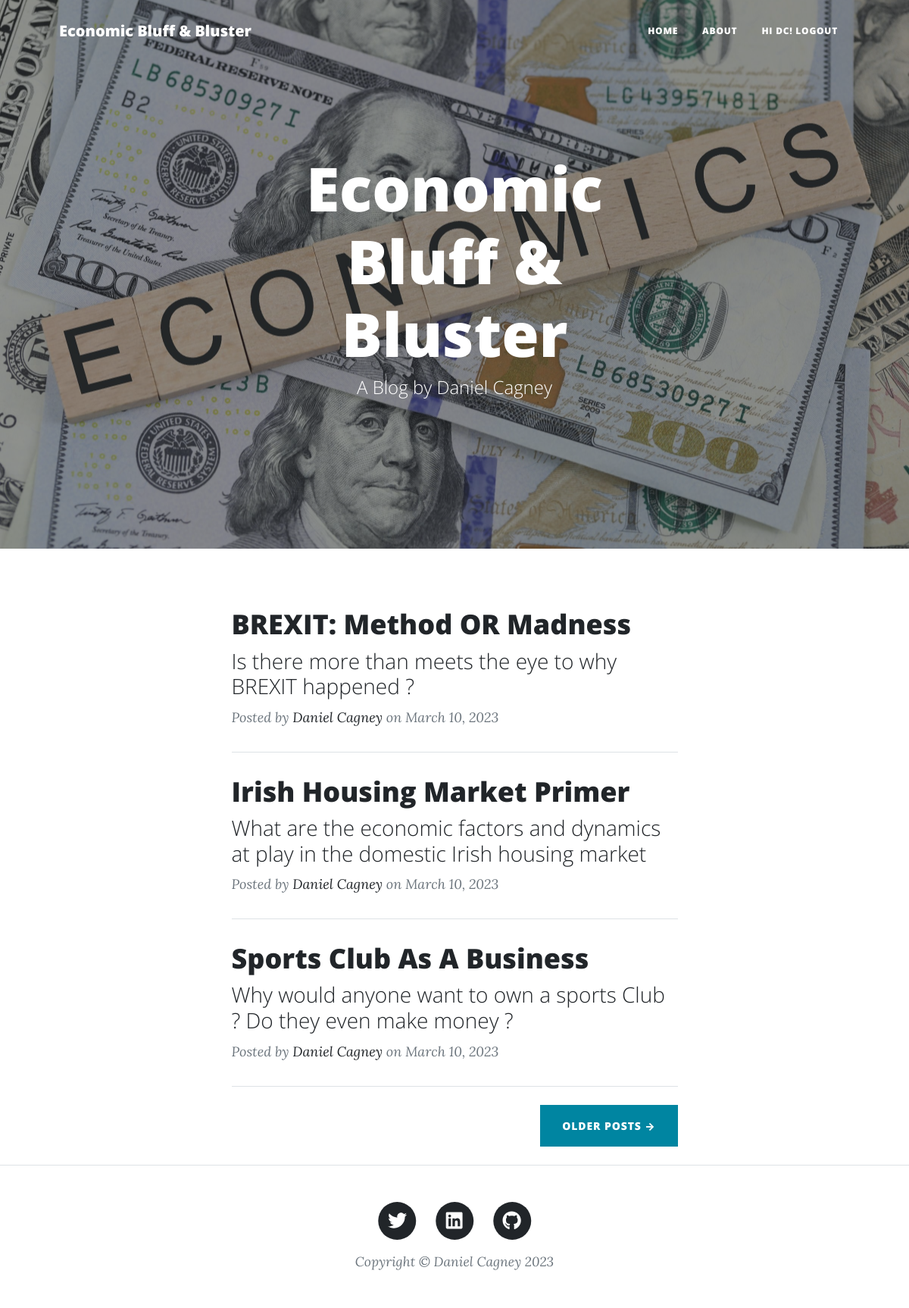
Screenshot of / (signed in) with the database file from the repository.
### app.py (models this page shows, shortened)
class User(UserMixin, db.Model):
    id = db.Column(db.Integer, primary_key=True)
    username = db.Column(db.String(64), index=True, unique=True)
    email = db.Column(db.String(120), index=True, unique=True)
    password_hash = db.Column(db.String(128))
    joined_at = db.Column(db.DateTime(), index=True, default=datetime.utcnow)

class Blogpost(db.Model):
    id = db.Column(db.Integer, primary_key=True)
    title = db.Column(db.String(50))
    subtitle = db.Column(db.String(50))
    author = db.Column(db.String(20))
    date_posted = db.Column(db.DateTime)
    content = db.Column(db.Text)

### app.py (the view)
@app.route('/')
def index():
    posts = Blogpost.query.order_by(Blogpost.date_posted.desc()).limit(3)
    return render_template('index.html', posts=posts, year=current_year)

### app.py (called while the page is built)
@login_manager.user_loader
def load_user(user_id):
  return User.query.get(int(user_id))

### templates/index.html (shortened to what this page needs)
<!DOCTYPE html>
<html lang="en">
<head>
    <link href="{{ url_for('static', filename='styles.css') }}" rel="stylesheet" />
</head>
<body>
    <nav class="navbar navbar-expand-lg navbar-light" id="mainNav">
        <div class="container px-4 px-lg-5">
            <a class="navbar-brand" href=" {{ url_for('index') }} ">Economic Bluff & Bluster</a>
            <div class="collapse navbar-collapse" id="navbarResponsive">
                <ul class="navbar-nav ms-auto py-4 py-lg-0">
                    <li class="nav-item"><a class="nav-link px-lg-3 py-3 py-lg-4"
                            href=" {{ url_for('index') }} ">Home</a></li>
                    <li class="nav-item"><a class="nav-link px-lg-3 py-3 py-lg-4"
                            href=" {{ url_for('about') }} ">About</a></li>
                    {% if current_user.is_authenticated %}
                    <li class="nav-item"><a class="nav-link px-lg-3 py-3 py-lg-4"
                        href=" {{ url_for('logout') }} ">Hi {{ current_user.username }}! Logout</a></li>
                    {% else %}
                    <li class="nav-item"><a class="nav-link px-lg-3 py-3 py-lg-4"
                        href=" {{ url_for('login') }} ">Login</a></li>
                    {% endif %}
                </ul>
            </div>
        </div>
    </nav>
    <header class="masthead"
        style="background-image: url('{{ url_for('static', filename='/assets/img/economics.jpg') }} ' ) ">
        <div class="container position-relative px-4 px-lg-5">
            <div class="row gx-4 gx-lg-5 justify-content-center">
                <div class="col-md-10 col-lg-8 col-xl-7">
                    <div class="site-heading">
                        <h1>Economic Bluff & Bluster</h1>
                        <span class="subheading">A Blog by Daniel Cagney</span>
                    </div>
                </div>
            </div>
        </div>
    </header>
    <div class="container px-4 px-lg-5">
        <div class="row gx-4 gx-lg-5 justify-content-center">
            <div class="col-md-10 col-lg-8 col-xl-7">
                {% for post in posts %}
                <div class="post-preview">
                    <a href="{{ url_for('post', post_id=post.id )}}">
                        <h2 class="post-title">{{post.title}}</h2>
                        <h3 class="post-subtitle">{{post.subtitle}}</h3>
                    </a>
                    <p class="post-meta">
                        Posted by
                        <a href="#!">{{ post.author }}</a>
                        on {{post.date_posted.strftime('%B %d, %Y')}}
                    </p>
                </div>
                <hr class="my-4" />
                {% endfor %}
                <div class="d-flex justify-content-end mb-4"><a class="btn btn-primary text-uppercase" href=" {{ url_for('older_posts') }} ">Older Posts →</a></div>
            </div>
        </div>
    </div>
   <footer class="border-top">
    <div class="container px-4 px-lg-5">
        <div class="row gx-4 gx-lg-5 justify-content-center">
            <div class="col-md-10 col-lg-8 col-xl-7">
                <ul class="list-inline text-center">
                    <li class="list-inline-item">
                        <a href="https://twitter.com/danny_cagney">
                            <span class="fa-stack fa-lg">
                                <i class="fas fa-circle fa-stack-2x"></i>
                                <i class="fab fa-twitter fa-stack-1x fa-inverse"></i>
                            </span>
                        </a>
                    </li>
                    <li class="list-inline-item">
                        <a href="https://www.linkedin.com/in/daniel-cagney-a7904262/">
                            <span class="fa-stack fa-lg">
                                <i class="fas fa-circle fa-stack-2x"></i>
                                <i class="fab fa-linkedin fa-stack-1x fa-inverse"></i>
                            </span>
                        </a>
                    </li>
                    <li class="list-inline-item">
                        <a href="https://github.com/danny-cagney">
                            <span class="fa-stack fa-lg">
                                <i class="fas fa-circle fa-stack-2x"></i>
                                <i class="fab fa-github fa-stack-1x fa-inverse"></i>
                            </span>
                        </a>
                    </li>
                </ul>
                <div class="small text-center text-muted fst-italic">Copyright &copy; Daniel Cagney {{year}}</div>
            </div>
        </div>
    </div>
</footer>
</body>
</html>

### rows the page displays
User: username "DC"
Blogpost: title "BREXIT: Method OR Madness", subtitle "Is there more than meets the eye to why BREXIT happened ?", author "Daniel Cagney", date_posted "March 10, 2023"
Blogpost: title "Irish Housing Market Primer", subtitle "What are the economic factors and dynamics at play in the domestic Irish housing market", author "Daniel Cagney", date_posted "March 10, 2023"
Blogpost: title "Sports Club As A Business", subtitle "Why would anyone want to own a sports Club ? Do they even make money ?", author "Daniel Cagney", date_posted "March 10, 2023"

### other values shown
{{ year }} "2023"
